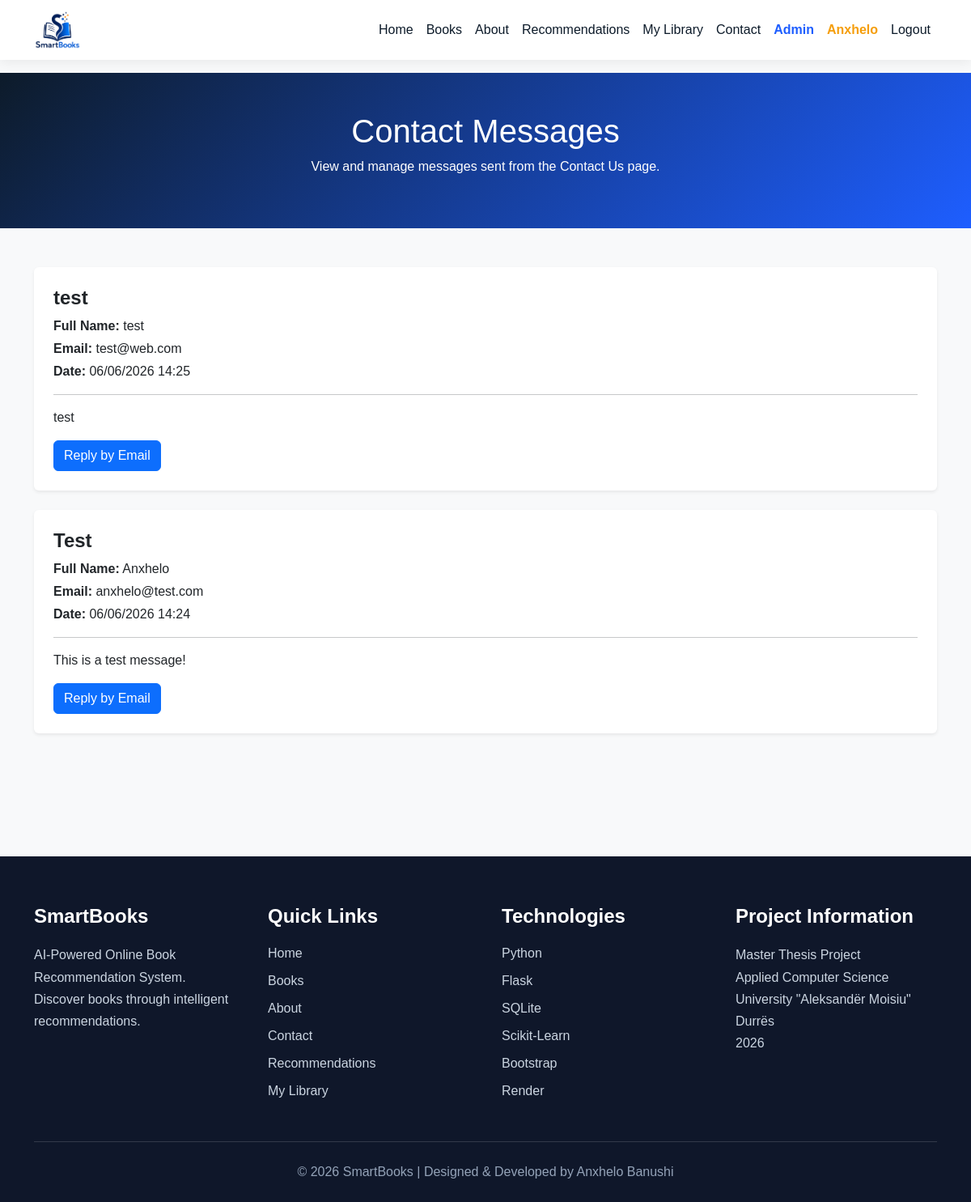
Screenshot of /admin/messages (signed in) with the database file from the repository.
### models.py (models this page shows)
class ContactMessage(db.Model):
    __tablename__ = "contact_messages"
    id = db.Column(db.Integer, primary_key=True)
    full_name = db.Column(db.String(100), nullable=False)
    email = db.Column(db.String(120), nullable=False)
    subject = db.Column(db.String(200), nullable=False)
    message = db.Column(db.Text, nullable=False)
    created_at = db.Column(db.DateTime, default=datetime.utcnow)

### app.py (the view)
@app.route("/admin/messages")
def admin_messages():
    if not admin_required():
        return redirect(url_for("login"))
    messages = ContactMessage.query.order_by(
        ContactMessage.created_at.desc()
    ).all()
    return render_template(
        "admin_messages.html",
        messages=messages
    )

### app.py (called while the page is built)
def admin_required():
    if not session.get("user_id"):
        flash("Please login to access this page.", "warning")
        return False
    if session.get("role") != "admin":
        flash("Access denied. Admin privileges are required.", "danger")
        return False
    return True

### templates/admin_messages.html (shortened to what this page needs)
{% extends "base.html" %}
{% block content %}
<section class="books-header py-5">
    <div class="container text-center">
        <h1>Contact Messages</h1>
        <p>
            View and manage messages sent from the Contact Us page.
        </p>
    </div>
</section>
<section class="container py-5">
    {% for message in messages %}
        <div class="card shadow-sm border-0 mb-4">
            <div class="card-body p-4">
                <h4 class="fw-bold">
                    {{ message.subject }}
                </h4>
                <p class="mb-1">
                    <strong>Full Name:</strong> {{ message.full_name }}
                </p>
                <p class="mb-1">
                    <strong>Email:</strong> {{ message.email }}
                </p>
                <p class="mb-3">
                    <strong>Date:</strong>
                    {{ message.created_at.strftime('%d/%m/%Y %H:%M') }}
                </p>
                <hr>
                <p>
                    {{ message.message }}
                </p>
                <a href="mailto:{{ message.email }}?subject=Reply: {{ message.subject }}"
                   class="btn btn-primary">
                    Reply by Email
                </a>
            </div>
        </div>
    {% endfor %}
</section>
{% endblock %}

### templates/base.html (shortened to what this page needs)
<!DOCTYPE html>
<html lang="sq">
<head>
    <link rel="stylesheet"
href="https://cdn.jsdelivr.net/npm/bootstrap-icons@1.11.3/font/bootstrap-icons.min.css">
    <link href="https://cdn.jsdelivr.net/npm/bootstrap@5.3.7/dist/css/bootstrap.min.css" rel="stylesheet">
    <link rel="stylesheet" href="{{ url_for('static', filename='css/style.css') }}">
</head>
<body>
    <nav class="navbar navbar-expand-lg navbar-light bg-white sticky-top custom-navbar">
    <div class="container">
        <a class="navbar-brand d-flex align-items-center" href="{{ url_for('home') }}">
            <img src="{{ url_for('static', filename='images/logo/smartbooks_logo.png') }}"
                 alt="SmartBooks Logo"
                 class="navbar-logo">
        </a>
        <div class="collapse navbar-collapse" id="menu">
            <ul class="navbar-nav ms-auto">
                <li class="nav-item">
                    <a class="nav-link {% if request.endpoint == 'home' %}active-link{% endif %}"
                       href="{{ url_for('home') }}">
                        Home
                    </a>
                </li>
                <li class="nav-item">
                    <a class="nav-link {% if request.endpoint == 'books' %}active-link{% endif %}"
                       href="{{ url_for('books') }}">
                        Books
                    </a>
                </li>
                <li class="nav-item">
                    <a class="nav-link {% if request.endpoint == 'about' %}active-link{% endif %}"
                       href="{{ url_for('about') }}">
                        About
                    </a>
                </li>
                {% if session.get("user_id") %}
                    <li class="nav-item">
                        <a class="nav-link {% if request.endpoint == 'recommendations' %}active-link{% endif %}"
                           href="{{ url_for('recommendations') }}">
                            Recommendations
                        </a>
                    </li>
                    <li class="nav-item">
                        <a class="nav-link {% if request.endpoint == 'profile' %}active-link{% endif %}"
                           href="{{ url_for('profile') }}">
                            My Library
                        </a>
                    </li>
                    <li class="nav-item">
                        <a class="nav-link {% if request.endpoint == 'contact' %}active-link{% endif %}"
                           href="{{ url_for('contact') }}">
                            Contact
                        </a>
                    </li>
                    {% if session.get("role") == "admin" %}
                        <li class="nav-item">
                            <a class="nav-link {% if request.endpoint in ['dashboard', 'admin_books', 'admin_categories', 'admin_messages'] %}active-link{% endif %}"
                               href="{{ url_for('dashboard') }}">
                                Admin
                            </a>
                        </li>
                    {% endif %}
                    <li class="nav-item">
                        <span class="nav-link username-highlight">
                            {{ session.get('username') }}
                        </span>
                    </li>
                    <li class="nav-item">
                        <a class="nav-link" href="{{ url_for('logout') }}">
                            Logout
                        </a>
                    </li>
                    {% endif %}
            </ul>
        </div>
    </div>
</nav>
{% block content %}
{% endblock %}
<footer class="footer">
    <div class="container">
        <div class="footer-grid">
            <div class="footer-section">
                <h4>SmartBooks</h4>
                <p>
                    AI-Powered Online Book Recommendation System.
                    Discover books through intelligent recommendations.
                </p>
            </div>
            <div class="footer-section">
                <h4>Quick Links</h4>
                <a href="{{ url_for('home') }}">Home</a>
                <a href="{{ url_for('books') }}">Books</a>
                <a href="{{ url_for('about') }}">About</a>
                <a href="{{ url_for('contact') }}">Contact</a>
                {% if session.get('user_id') %}
                    <a href="{{ url_for('recommendations') }}">Recommendations</a>
                    <a href="{{ url_for('profile') }}">My Library</a>
                {% endif %}
            </div>
            <div class="footer-section">
                <h4>Technologies</h4>
                <span>Python</span>
                <span>Flask</span>
                <span>SQLite</span>
                <span>Scikit-Learn</span>
                <span>Bootstrap</span>
                <span>Render</span>
            </div>
            <div class="footer-section">
                <h4>Project Information</h4>
                <p>
                    Master Thesis Project
                    <br>
                    Applied Computer Science
                    <br>
                    University "Aleksandër Moisiu" Durrës
                    <br>
                    2026
                </p>
            </div>
        </div>
        <div class="footer-bottom">
            © 2026 SmartBooks | Designed & Developed by Anxhelo Banushi
        </div>
    </div>
</footer>
</body>
</html>

### static/css/style.css (style rules this page uses)
body { font-family: Arial, sans-serif; background-color: #f8f9fa; }
.hero-section, .books-header, .home-hero { background: linear-gradient(135deg, #0d1b2a, #1e5eff); color: white; }
footer { background-color: #0d1b2a; color: white; }
.navbar { background-color: white !important; }
.navbar .nav-link { color: #0d1b2a !important; font-weight: 500; }
.navbar-logo { height: 48px; width: auto; }
.custom-navbar { box-shadow: 0 2px 15px rgba(0,0,0,0.08); z-index: 9999; }
body { padding-top: 0; }
.custom-navbar { backdrop-filter: blur(10px); background: rgba(255,255,255,0.95) !important; }
.footer { background: #0f172a; color: white; margin-top: 80px; padding-top: 60px; }
.footer-grid { display: grid; grid-template-columns: repeat(auto-fit,minmax(220px,1fr)); gap: 40px; }
.footer-section h4 { margin-bottom: 20px; color: white; font-weight: 700; }
.footer-section p { color: #cbd5e1; line-height: 1.7; }
.footer-section a { display: block; color: #cbd5e1; text-decoration: none; margin-bottom: 10px; transition: 0.3s; }
.footer-section span { display: block; color: #cbd5e1; margin-bottom: 10px; }
.footer-bottom { margin-top: 40px; border-top: 1px solid rgba(255,255,255,0.15); text-align: center; padding: 25px 0; color: #94a3b8; }
html { scroll-behavior: smooth; }
.active-link { color: #1e5eff !important; font-weight: 800 !important; }
.username-highlight { color: #f59e0b !important; font-weight: 800 !important; }
.navbar .nav-link.active-link { color: #1e5eff !important; font-weight: 800 !important; border-bottom: none !important; }
.navbar .nav-link.active-link::after { display: none !important; content: none !important; }
.navbar .username-highlight { color: #f59e0b !important; font-weight: 800 !important; }

### rows the page displays
ContactMessage: get "Anxhelo", subject "Test", full_name "Anxhelo", email "anxhelo@test.com", created_at "06/06/2026 14:24", message "This is a test message!"
ContactMessage: subject "test", full_name "test", email "test@web.com", created_at "06/06/2026 14:25", message "test"
